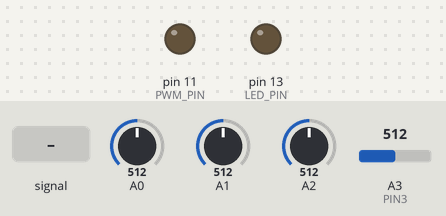
The sketch below on a simulated Arduino Uno, built with avr-gcc and run on an emulated ATmega328P. Shown: output pins drawn as LEDs (lit = HIGH). The inputs (shaded band) are chosen by the test bench; at power-on: A3 (PIN3) = 512, A0 = 512, A1 = 512, A2 = 512.

Above: at 1.2 s.
1.3 s: A3 (PIN3) fed a 200 Hz sine of ±460 counts around its level
At 1.45 s:
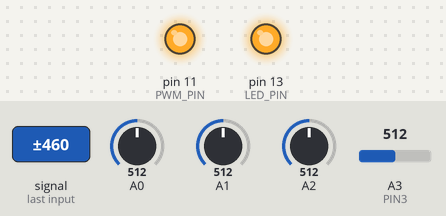
4.3 s: A3 (PIN3) set to 490
At 5.4 s:
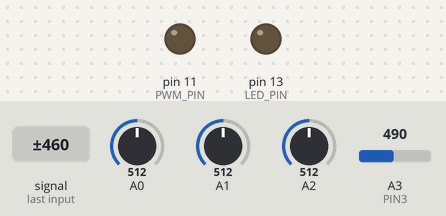
Timing chart, 0 to 7.3 s (numbered marks = the images above; inputs shaded):
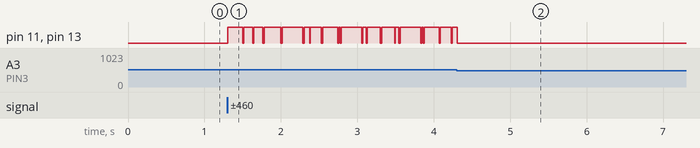

Measured:
- after the input at 4.3 s, pin 11 (PWM_PIN), pin 13 (LED_PIN): goes on until 4.3 s, then stays LOW

The sketch:

euclidean_grains.ino
```cpp
/*

Euclidean sequencer for Ginko Synthese Grains

pot 1 - steps
pot 2 - pulses
pot 3 - offset
jack 3 - clock in
jack 4 - gate out

*/

#include <digitalWriteFast.h>

#include "defs.h"
#include "bjorklund.h"

Euclidean rhytm;
Euclidean rhytmTemp;

bool pattern[RHYTM_LENGTH];
uint16_t potTemp;
uint16_t potMax;
uint8_t potTimer;
uint8_t output;
bool gateHigh;
bool running;
uint8_t index;
uint8_t patternIndex;

void setup() {
  pinMode(LED_PIN, OUTPUT);
  pinMode(PWM_PIN, OUTPUT);
  // Serial.begin(9600);

  output = 0;
  gateHigh = false;
  index = 0;
  patternIndex = index;

  potTemp = 0;
  potMax = 500;
  potTimer = 0;

  rhytm.steps = 16;
  rhytm.pulses = 4;
  rhytm.offset = 0;
  rhytmTemp.steps = rhytm.steps;
  rhytmTemp.pulses = rhytm.pulses;
  rhytmTemp.offset = rhytm.offset;

  getPattern(pattern);
}

uint16_t inline getGate() {
  return analogRead(PIN3);
}

uint8_t inline readPot(uint8_t pot, uint8_t _max) {
  potTemp = analogRead(pot);

  if (potTemp > potMax) {
    potMax = potTemp + 2;
  }

  return map(potTemp, 0, potMax, 0, _max);
}

void handlePots() {
  rhytmTemp.steps = readPot(POT1, RHYTM_LENGTH - 1);
  rhytmTemp.pulses = readPot(POT2, rhytm.steps);
  rhytmTemp.offset = readPot(POT3, RHYTM_LENGTH - 1);

  if (rhytmTemp.steps != rhytm.steps
    || rhytmTemp.pulses != rhytm.pulses
    || rhytmTemp.offset != rhytm.offset) {
    updateRhytm(rhytmTemp);
  }
}

void updateRhytm(Euclidean newRhytm) {
  rhytm.steps = newRhytm.steps;
  rhytm.pulses = newRhytm.pulses;
  rhytm.offset = newRhytm.offset;

  if (!running) {
    running = true;
    getPattern(pattern);
    // printPattern(pattern);
    running = false;
  }
}

void getPattern(bool pattern[]) {
  bjorklund(pattern, rhytm);
}

void printPattern(bool pattern[]) {
  for (uint8_t i=0; i<=rhytm.steps; i++) {
    Serial.print(pattern[i]);
    Serial.print(" ");
  }
  Serial.println(" ");
}

void printRhytm(Euclidean rhytm) {
  Serial.print(rhytm.steps);
  Serial.print(" ");
  Serial.print(rhytm.pulses);
  Serial.print(" ");
  Serial.println(rhytm.offset);
}

void loop() {
  if (++potTimer > 10) {
    handlePots();
    potTimer = 0;
  }

  if (getGate() > 64) {
    if (!gateHigh) {
      gateHigh = true;

      if (++index > rhytm.steps) {
        index = 0;
      }

      patternIndex = (index + rhytm.offset) % (rhytm.steps + 1);
      if (pattern[patternIndex]) {
        digitalWriteFast(PWM_PIN, HIGH);
        digitalWriteFast(LED_PIN, HIGH);
        delay(GT_PW);
      }

      digitalWriteFast(PWM_PIN, LOW);
      digitalWriteFast(LED_PIN, LOW);
    }
  } else {
    gateHigh = false;
  }
}
```

bjorklund.h
```cpp
#ifndef _BJORKLUND_H_
#define _BJORKLUND_H_

#include "defs.h"

uint8_t patternSC;

void buildPattern(bool pattern[], int8_t counts[], int8_t remainders[], int8_t level) {
  if (level == -1) {
    pattern[patternSC++] = false;
  } else if (level == -2) {
    pattern[patternSC++] = true;
  } else {
    for (int i=0; i<counts[level]; i++) {
      buildPattern(pattern, counts, remainders, level - 1);
    }

    if (remainders[level] != 0) {
      buildPattern(pattern, counts, remainders, level - 2);
    }
  }
}

void bjorklund(bool pattern[], Euclidean rhytm) {
  patternSC = 0;
  int8_t counts[RHYTM_LENGTH] = { 0 };
  uint8_t countsSC = 0;
  int8_t remainders[RHYTM_LENGTH] = { 0 };
  uint8_t remaindersSC = 0;

  int8_t level = 0;
  int8_t divisor = (rhytm.steps + 1) - (rhytm.pulses + 1);

  remainders[remaindersSC++] = (rhytm.pulses + 1);

  while(1) {
    int8_t count = divisor / remainders[level];

    counts[countsSC++] = count;

    int8_t remainder = divisor % remainders[level];
    remainders[remaindersSC++] = remainder;

    divisor = remainders[level];
    level += 1;

    if (remainders[level] <= 1) {
      break;
    }
  };

  counts[countsSC++] = divisor;

  buildPattern(pattern, counts, remainders, level);
}

#endif
```

defs.h
```cpp
#ifndef _DEFS_H_
#define _DEFS_H_

#define POT1          (2)
#define POT2          (1)
#define POT3          (0)
#define PIN3          (3)

#define LED_PIN       (13)
#define PWM_PIN       (11)

#define GT_PW         (20) // ~ms

#define RHYTM_LENGTH  (16)

struct Euclidean {
  uint8_t steps;
  uint8_t pulses;
  uint8_t offset;
};

#endif
```
